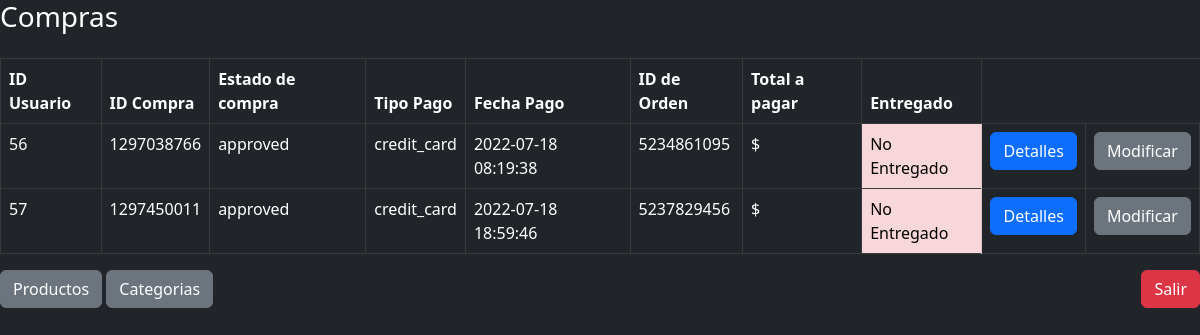
The page /controller/admin/compras.php (signed in) on the database as committed earlier.
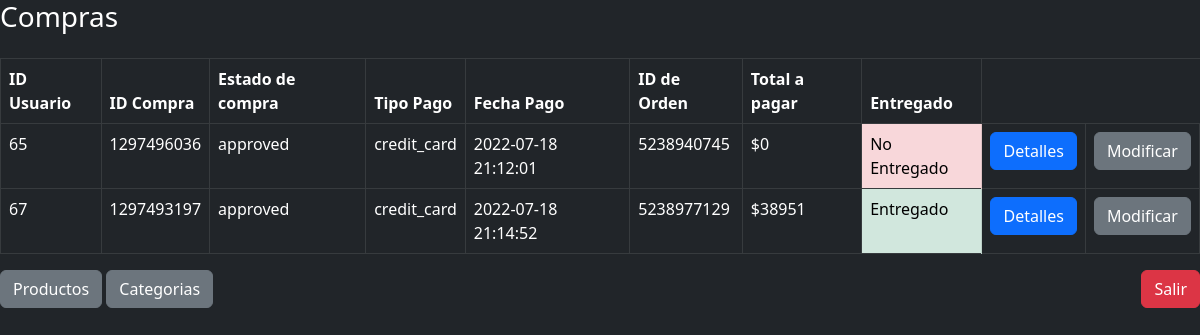
The same page on the database as committed later.
### tables this page shows
CREATE TABLE `compra` (
  `id_usuario` int(11) NOT NULL,
  `id_compra` int(11) NOT NULL,
  `estado` varchar(50) NOT NULL,
  `tipo_pago` varchar(50) NOT NULL,
  `fecha_pago` varchar(50) NOT NULL,
  `order_id` double NOT NULL,
  `total` int(11) NOT NULL,
  `entregado` int(11) NOT NULL
);

### controller/admin/compras.php (the view, shortened to what this page needs)
<?php
require_once "../../model/conectar.php";
?>
<!DOCTYPE html>
<html lang="en">
<head>
    <link href="https://cdn.jsdelivr.net/npm/bootstrap@5.2.0-beta1/dist/css/bootstrap.min.css" rel="stylesheet"
>
</head>
<body class="bg-dark">
    <div class="d-sm-flex align-items-center justify-content-between mb-4">
        <h1 class="h3 mb-0 text-white bg-dark">Compras</h1>
    </div>
    <div class="row">
        <div class="col-md-12">
            <div class="table-responsive">
                <table class="table table-dark table-hover table-bordered" style="width: 100%;">
                    <thead class="thead-dark">
                        <tr>
                            <th>ID Usuario</th>
                            <th>ID Compra</th>
                            <th>Estado de compra</th>
                            <th>Tipo Pago</th>
                            <th>Fecha Pago</th>
                            <th>ID de Orden</th>
                            <th>Total a pagar</th>
                            <th>Entregado</th>
                        </tr>
                    </thead>
                    <tbody>
                        <?php
                    $sql = $conn ->prepare("SELECT * from compra");
                    $sql->execute();
                    $resultado = $sql -> fetchALL(PDO::FETCH_ASSOC);
                    foreach($resultado as $row) { ?>
                        <td><?php echo $row['id_usuario']; ?></td>
                        <td><?php echo $row['id_compra']; ?></td>
                        <td><?php echo $row['estado']; ?></td>
                        <td><?php echo $row['tipo_pago']; ?></td>
                        <td><?php echo $row['fecha_pago']; ?></td>
                        <td><?php echo $row['order_id']; ?></td>
                        <td><?php echo'$', $row['total']; ?></td>
                        <?php if($row["entregado"] == 1){
                            $resEntrega= '<td class = "table-success">Entregado';}
                            if($row["entregado"] ==0){
                            $resEntrega = '<td class = "table-danger">No Entregado';}?>
                        <?php echo $resEntrega; ?></td>
                        <td>
                            <form method="post" action="detalles.php?accion=pro&id=<?php echo $row['order_id'];?>"
                                class="d-inline modificar">
                                <button class="btn btn-primary" type="submit">Detalles</button>
                            </form>
                        </td>
                        <td>
                            <form method="post"
                                action="modificarCompras.php?accion=pro&id=<?php echo $row['id_usuario'];?>&entregado=<?php echo $row['entregado'];?>"
                                class="d-inline modificar">
                                <button class="btn btn-secondary" type="submit">Modificar</button>
                            </form>
                        </td>
                        <?php } ?>
                    </tbody>
                </table>
            </div>
        </div>
    </div>
    <a class="btn btn-secondary" href="productos.php" role="button">Productos</a>
    <a class="btn btn-secondary" href="categorias.php" role="button">Categorias</a>
    <a class="btn btn-danger float-end" href="cerrarSesion.php" role="button">Salir</a>
</body>
</html>

Rows that differ between the two databases and show on the page:
removed compra: id_usuario "56", id_compra "1297038766", estado "approved", tipo_pago "credit_card", fecha_pago "2022-07-18 08:19:38", order "5234861095", entregado "No Entregado"
removed compra: id_usuario "57", id_compra "1297450011", estado "approved", tipo_pago "credit_card", fecha_pago "2022-07-18 18:59:46", order "5237829456", entregado "No Entregado"
added compra: id_usuario "65", id_compra "1297496036", estado "approved", tipo_pago "credit_card", fecha_pago "2022-07-18 21:12:01", order "5238940745", total "0", entregado "No Entregado"
added compra: id_usuario "67", id_compra "1297493197", estado "approved", tipo_pago "credit_card", fecha_pago "2022-07-18 21:14:52", order "5238977129", total "38951", entregado "Entregado"
